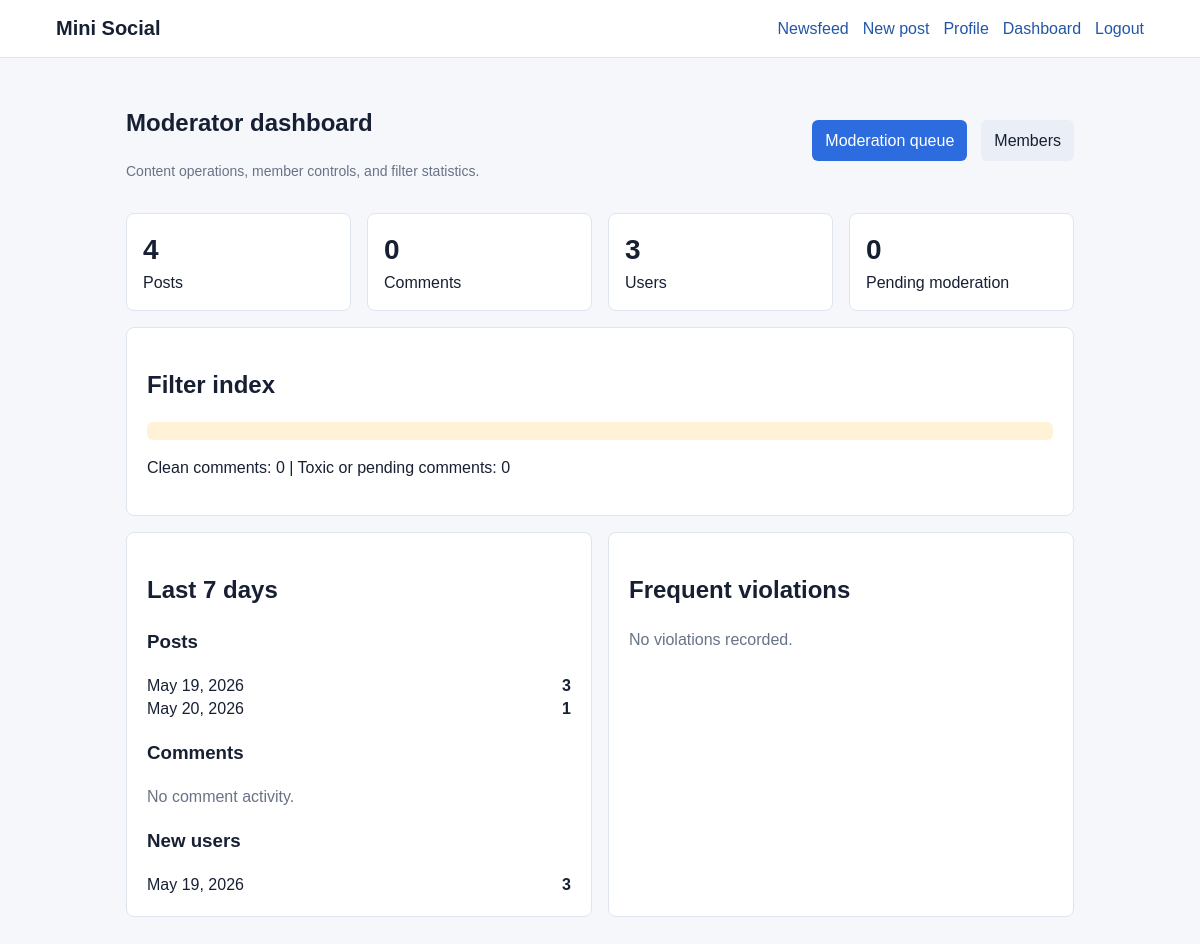
Page /dashboard/ (signed in) on the earlier database version.
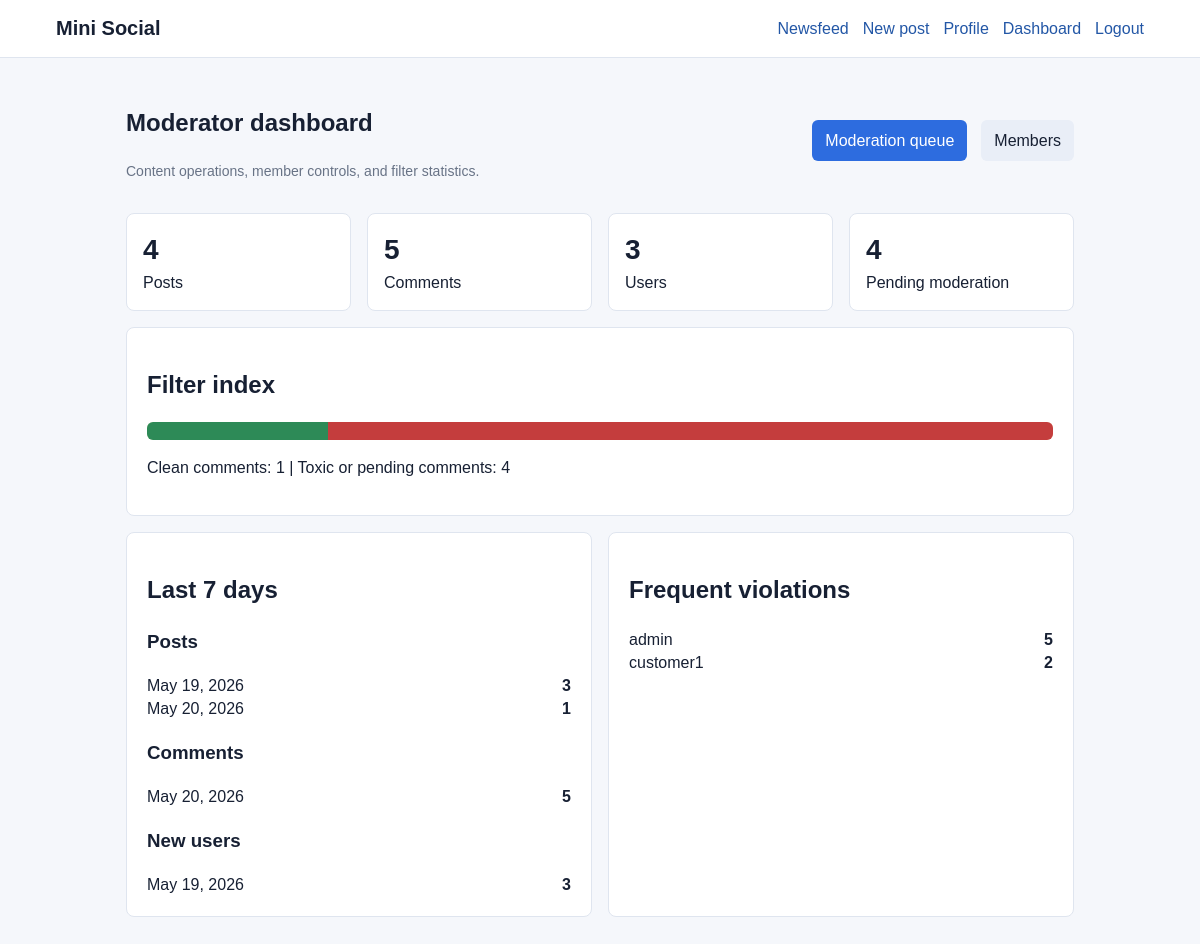
Same page on the later database version.
### social/models.py (models this page shows, shortened)
class Profile(models.Model):
    user = models.OneToOneField(User, on_delete=models.CASCADE, related_name='profile')
    avatar = models.FileField(upload_to='avatars/', blank=True, null=True)
    bio = models.TextField(blank=True)
    can_post = models.BooleanField(default=True)
    violation_count = models.PositiveIntegerField(default=0)
    created_at = models.DateTimeField(auto_now_add=True)
    updated_at = models.DateTimeField(auto_now=True)

### social/views.py (the view)
# urls.py: path('dashboard/', views.dashboard, name='dashboard'),
@staff_member_required(login_url='login')
def dashboard(request):
    since = timezone.now() - timedelta(days=7)
    posts_by_day = list(
        Post.objects.filter(created_at__gte=since)
        .annotate(day=TruncDate('created_at'))
        .values('day')
        .annotate(total=Count('id'))
        .order_by('day')
    )
    comments_by_day = list(
        Comment.objects.filter(created_at__gte=since)
        .annotate(day=TruncDate('created_at'))
        .values('day')
        .annotate(total=Count('id'))
        .order_by('day')
    )
    users_by_day = list(
        User.objects.filter(date_joined__gte=since)
        .annotate(day=TruncDate('date_joined'))
        .values('day')
        .annotate(total=Count('id'))
        .order_by('day')
    )
    clean_count = Comment.objects.filter(is_approved=True).count()
    toxic_count = Comment.objects.filter(is_approved=False).count()
    violators = Profile.objects.select_related('user').filter(violation_count__gt=0).order_by('-violation_count')[:10]
    context = {
        'post_count': Post.objects.count(),
        'comment_count': Comment.objects.count(),
        'user_count': User.objects.count(),
        'pending_count': toxic_count,
        'clean_count': clean_count,
        'toxic_count': toxic_count,
        'posts_by_day': posts_by_day,
        'comments_by_day': comments_by_day,
        'users_by_day': users_by_day,
        'violators': violators,
    }
    return render(request, 'social/dashboard.html', context)

### social/templates/social/dashboard.html (shortened to what this page needs)
{% extends 'social/base.html' %}
{% block content %}
<section class="dashboard-head">
  <div>
    <h1>Moderator dashboard</h1>
    <p class="muted">Content operations, member controls, and filter statistics.</p>
  </div>
  <nav class="dashboard-nav">
    <a class="button" href="{% url 'moderation_queue' %}">Moderation queue</a>
    <a class="button secondary" href="{% url 'member_list' %}">Members</a>
  </nav>
</section>
<section class="stats-grid">
  <div class="stat"><strong>{{ post_count }}</strong><span>Posts</span></div>
  <div class="stat"><strong>{{ comment_count }}</strong><span>Comments</span></div>
  <div class="stat"><strong>{{ user_count }}</strong><span>Users</span></div>
  <div class="stat"><strong>{{ pending_count }}</strong><span>Pending moderation</span></div>
</section>
<section class="panel">
  <h2>Filter index</h2>
  <div class="bar">
    <div class="bar-clean" style="--count: {{ clean_count }}; --total: {{ comment_count|default:1 }}"></div>
    <div class="bar-toxic" style="--count: {{ toxic_count }}; --total: {{ comment_count|default:1 }}"></div>
  </div>
  <p>Clean comments: {{ clean_count }} | Toxic or pending comments: {{ toxic_count }}</p>
</section>
<section class="grid-two">
  <div class="panel">
    <h2>Last 7 days</h2>
    <h3>Posts</h3>
    {% for row in posts_by_day %}
      <div class="metric-row"><span>{{ row.day }}</span><strong>{{ row.total }}</strong></div>
    {% empty %}<p class="empty">No post activity.</p>{% endfor %}
    <h3>Comments</h3>
    {% for row in comments_by_day %}
      <div class="metric-row"><span>{{ row.day }}</span><strong>{{ row.total }}</strong></div>
    {% empty %}<p class="empty">No comment activity.</p>{% endfor %}
    <h3>New users</h3>
    {% for row in users_by_day %}
      <div class="metric-row"><span>{{ row.day }}</span><strong>{{ row.total }}</strong></div>
    {% empty %}<p class="empty">No new users.</p>{% endfor %}
  </div>
  <div class="panel">
    <h2>Frequent violations</h2>
    {% for profile in violators %}
      <div class="metric-row">
        <span>{{ profile.user.username }}</span>
        <strong>{{ profile.violation_count }}</strong>
      </div>
    {% empty %}
      <p class="empty">No violations recorded.</p>
    {% endfor %}
  </div>
</section>
{% endblock %}

Differences in the rows shown:
now on this page (row edited): Profile: user.username "admin", violation_count "5"
now on this page (row edited): Profile: user.username "customer1", violation_count "2"
Other differences:
{{ comment_count }}: "0" → "5"
{{ pending_count }}: "0" → "4"
{{ clean_count }}: "0" → "1"
{{ toxic_count }}: "0" → "4"
new list line: "May 20, 2026 5"
text no longer shown: "No comment activity. No violations recorded."
